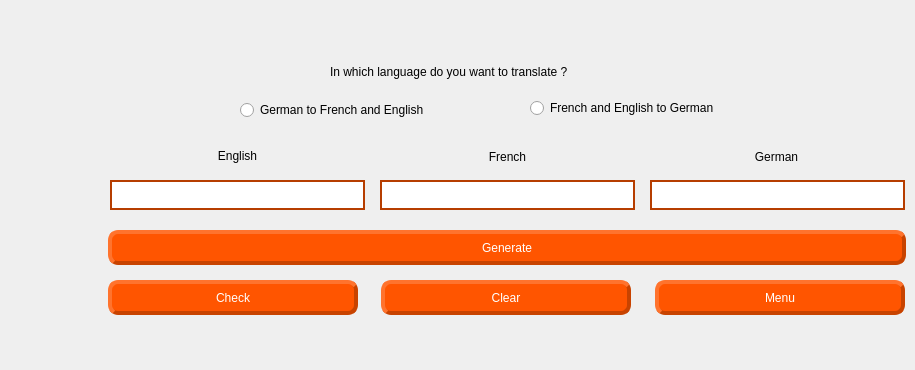
      <widget class="QWidget" name="checkPage">
       <widget class="QLabel" name="label_20">
        <property name="geometry">
         <rect>
          <x>-20</x>
          <y>0</y>
          <width>831</width>
          <height>361</height>
         </rect>
        </property>
        <property name="styleSheet">
         <string notr="true">background-image: url(:/windowsBackground/Pictures/BackgroundSubWindow.PNG);
background-repeat:no-repeat;
background-position:center center;</string>
        </property>
        <property name="text">
         <string/>
        </property>
       </widget>
       <widget class="QLabel" name="label_8">
        <property name="geometry">
         <rect>
          <x>330</x>
          <y>60</y>
          <width>361</width>
          <height>24</height>
         </rect>
        </property>
        <property name="styleSheet">
         <string notr="true">QLabel {
	font: 87 10pt &quot;Arial Black&quot;;
}</string>
        </property>
        <property name="text">
         <string>In which language do you want to translate ?</string>
        </property>
       </widget>
       <widget class="QRadioButton" name="radioBtnGuessFromG">
        <property name="geometry">
         <rect>
          <x>240</x>
          <y>100</y>
          <width>241</width>
          <height>20</height>
         </rect>
        </property>
        <property name="styleSheet">
         <string notr="true">QRadioButton {
	font: 87 10pt &quot;Arial Black&quot;;
}</string>
        </property>
        <property name="text">
         <string>German to French and English</string>
        </property>
       </widget>
       <widget class="QRadioButton" name="radioBtnGuessFromEF">
        <property name="geometry">
         <rect>
          <x>530</x>
          <y>100</y>
          <width>251</width>
          <height>16</height>
         </rect>
        </property>
        <property name="styleSheet">
         <string notr="true">QRadioButton {
	font: 87 10pt &quot;Arial Black&quot;;
}</string>
        </property>
        <property name="text">
         <string>French and English to German</string>
        </property>
       </widget>
       <widget class="QLabel" name="label_4">
        <property name="geometry">
         <rect>
          <x>110</x>
          <y>145</y>
          <width>255</width>
          <height>21</height>
         </rect>
        </property>
        <property name="styleSheet">
         <string notr="true">QLabel {
	font: 87 10pt &quot;Arial Black&quot;;
}</string>
        </property>
        <property name="text">
         <string>English</string>
        </property>
        <property name="alignment">
         <set>Qt::AlignCenter</set>
        </property>
       </widget>
       <widget class="QLineEdit" name="checkEnglishTranslate">
        <property name="geometry">
         <rect>
          <x>110</x>
          <y>180</y>
          <width>255</width>
          <height>30</height>
         </rect>
        </property>
        <property name="font">
         <font>
          <family>Arial</family>
          <pointsize>10</pointsize>
          <weight>75</weight>
          <bold>true</bold>
         </font>
        </property>
        <property name="styleSheet">
         <string notr="true">QLineEdit {
    border-width: 2px;
    border-style: solid;
    border-color:rgb(182, 61, 0);
}</string>
        </property>
       </widget>
       <widget class="QLabel" name="label_5">
        <property name="geometry">
         <rect>
          <x>380</x>
          <y>145</y>
          <width>255</width>
          <height>24</height>
         </rect>
        </property>
        <property name="styleSheet">
         <string notr="true">QLabel {
	font: 87 10pt &quot;Arial Black&quot;;
}</string>
        </property>
        <property name="text">
         <string>French</string>
        </property>
        <property name="alignment">
         <set>Qt::AlignCenter</set>
        </property>
       </widget>
       <widget class="QLineEdit" name="checkFrenchTranslate">
        <property name="geometry">
         <rect>
          <x>380</x>
          <y>180</y>
          <width>255</width>
          <height>30</height>
         </rect>
        </property>
        <property name="font">
         <font>
          <family>Arial</family>
          <pointsize>10</pointsize>
          <weight>75</weight>
          <bold>true</bold>
         </font>
        </property>
        <property name="styleSheet">
         <string notr="true">QLineEdit {
    border-width: 2px;
    border-style: solid;
    border-color:rgb(182, 61, 0);
}</string>
        </property>
       </widget>
       <widget class="QLabel" name="label_7">
        <property name="geometry">
         <rect>
          <x>649</x>
          <y>145</y>
          <width>255</width>
          <height>24</height>
         </rect>
        </property>
        <property name="styleSheet">
         <string notr="true">QLabel {
	font: 87 10pt &quot;Arial Black&quot;;
}</string>
        </property>
        <property name="text">
         <string>German</string>
        </property>
        <property name="alignment">
         <set>Qt::AlignCenter</set>
        </property>
       </widget>
       <widget class="QLineEdit" name="checkGermanTranslate">
        <property name="geometry">
         <rect>
          <x>650</x>
          <y>180</y>
          <width>255</width>
          <height>30</height>
         </rect>
        </property>
        <property name="font">
         <font>
          <family>Arial</family>
          <pointsize>10</pointsize>
          <weight>75</weight>
          <bold>true</bold>
         </font>
        </property>
        <property name="styleSheet">
         <string notr="true">QLineEdit {
    border-width: 2px;
    border-style: solid;
    border-color:rgb(182, 61, 0);
}</string>
        </property>
       </widget>
       <widget class="QPushButton" name="btnGenerateTranslate">
        <property name="geometry">
         <rect>
          <x>108</x>
          <y>230</y>
          <width>798</width>
          <height>35</height>
         </rect>
        </property>
        <property name="styleSheet">
         <string notr="true">QPushButton {
    background-color:rgb(255, 85, 0);
    border-style: outset;
    border-width: 4px;
    border-radius: 10px;
    border-color: rgb(200, 67, 0);
    padding: 6px;
	font: 75 10pt &quot;Arial Black&quot;;
	color: rgb(255, 255, 255);
}
QPushButton:pressed {
    background-color:rgb(200, 67, 0);
    border-style: inset;
}

QPushButton:hover
{
	background-color: rgb(255, 106, 0)
}</string>
        </property>
        <property name="text">
         <string>Generate</string>
        </property>
       </widget>
       <widget class="QPushButton" name="btnCheckTranslate">
        <property name="geometry">
         <rect>
          <x>108</x>
          <y>280</y>
          <width>250</width>
          <height>35</height>
         </rect>
        </property>
        <property name="styleSheet">
         <string notr="true">QPushButton {
    background-color:rgb(255, 85, 0);
    border-style: outset;
    border-width: 4px;
    border-radius: 10px;
    border-color: rgb(200, 67, 0);
    padding: 6px;
	font: 75 10pt &quot;Arial Black&quot;;
	color: rgb(255, 255, 255);
}
QPushButton:pressed {
    background-color:rgb(200, 67, 0);
    border-style: inset;
}

QPushButton:hover
{
	background-color: rgb(255, 106, 0)
}</string>
        </property>
        <property name="text">
         <string>Check</string>
        </property>
       </widget>
       <widget class="QPushButton" name="btnClearTranslate">
        <property name="geometry">
         <rect>
          <x>381</x>
          <y>280</y>
          <width>250</width>
          <height>35</height>
         </rect>
        </property>
        <property name="styleSheet">
         <string notr="true">QPushButton {
    background-color:rgb(255, 85, 0);
    border-style: outset;
    border-width: 4px;
    border-radius: 10px;
    border-color: rgb(200, 67, 0);
    padding: 6px;
	font: 75 10pt &quot;Arial Black&quot;;
	color: rgb(255, 255, 255);
}
QPushButton:pressed {
    background-color:rgb(200, 67, 0);
    border-style: inset;
}

QPushButton:hover
{
	background-color: rgb(255, 106, 0)
}</string>
        </property>
        <property name="text">
         <string>Clear</string>
        </property>
       </widget>
       <widget class="QPushButton" name="btnMenuTranslate">
        <property name="geometry">
         <rect>
          <x>655</x>
          <y>280</y>
          <width>250</width>
          <height>35</height>
         </rect>
        </property>
        <property name="styleSheet">
         <string notr="true">QPushButton {
    background-color:rgb(255, 85, 0);
    border-style: outset;
    border-width: 4px;
    border-radius: 10px;
    border-color: rgb(200, 67, 0);
    padding: 6px;
	font: 75 10pt &quot;Arial Black&quot;;
	color: rgb(255, 255, 255);
}
QPushButton:pressed {
    background-color:rgb(200, 67, 0);
    border-style: inset;
}

QPushButton:hover
{
	background-color: rgb(255, 106, 0)
}</string>
        </property>
        <property name="text">
         <string>Menu</string>
        </property>
       </widget>
      </widget>
